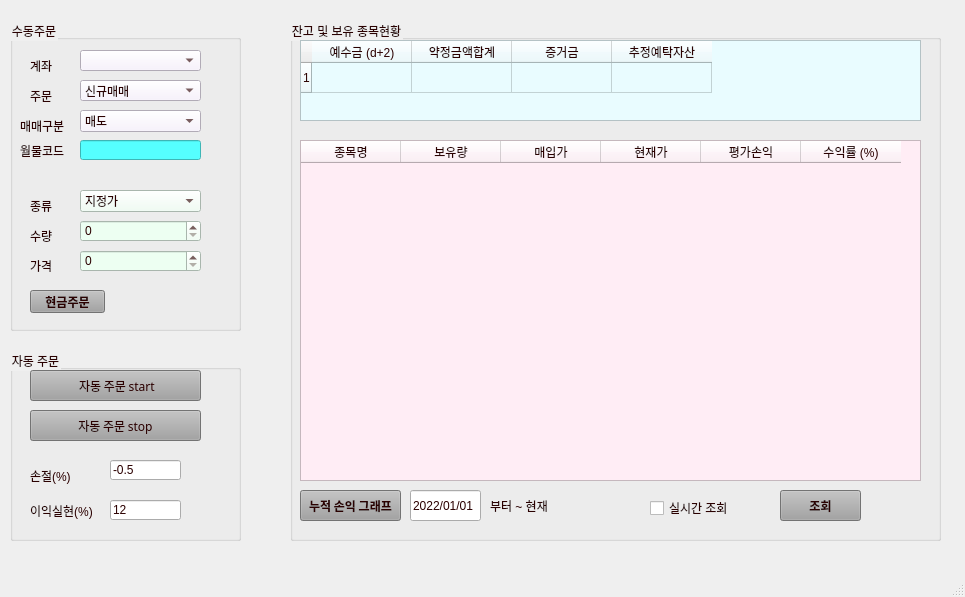
<?xml version="1.0" encoding="UTF-8"?>
<ui version="4.0">
 <class>MainWindow</class>
 <widget class="QMainWindow" name="MainWindow">
  <property name="geometry">
   <rect>
    <x>0</x>
    <y>0</y>
    <width>965</width>
    <height>597</height>
   </rect>
  </property>
  <property name="windowTitle">
   <string>선물 자동/수동 거래 모니터링 시스템</string>
  </property>
  <property name="windowIcon">
   <iconset>
    <normaloff>pytrader.png</normaloff>pytrader.png</iconset>
  </property>
  <property name="styleSheet">
   <string notr="true">color: rgb(43, 0, 0);
</string>
  </property>
  <property name="unifiedTitleAndToolBarOnMac">
   <bool>false</bool>
  </property>
  <widget class="QWidget" name="centralwidget">
   <widget class="QGroupBox" name="groupBox">
    <property name="geometry">
     <rect>
      <x>10</x>
      <y>20</y>
      <width>231</width>
      <height>311</height>
     </rect>
    </property>
    <property name="styleSheet">
     <string notr="true"/>
    </property>
    <property name="title">
     <string>수동주문</string>
    </property>
    <widget class="QLabel" name="label">
     <property name="geometry">
      <rect>
       <x>20</x>
       <y>40</y>
       <width>56</width>
       <height>12</height>
      </rect>
     </property>
     <property name="text">
      <string>계좌</string>
     </property>
    </widget>
    <widget class="QLabel" name="label_2">
     <property name="geometry">
      <rect>
       <x>20</x>
       <y>70</y>
       <width>56</width>
       <height>12</height>
      </rect>
     </property>
     <property name="text">
      <string>주문</string>
     </property>
    </widget>
    <widget class="QLabel" name="label_3">
     <property name="geometry">
      <rect>
       <x>10</x>
       <y>120</y>
       <width>56</width>
       <height>21</height>
      </rect>
     </property>
     <property name="text">
      <string>월물코드</string>
     </property>
    </widget>
    <widget class="QLabel" name="label_4">
     <property name="geometry">
      <rect>
       <x>20</x>
       <y>180</y>
       <width>56</width>
       <height>12</height>
      </rect>
     </property>
     <property name="text">
      <string>종류</string>
     </property>
    </widget>
    <widget class="QLabel" name="label_5">
     <property name="geometry">
      <rect>
       <x>20</x>
       <y>210</y>
       <width>56</width>
       <height>12</height>
      </rect>
     </property>
     <property name="text">
      <string>수량</string>
     </property>
    </widget>
    <widget class="QLabel" name="label_6">
     <property name="geometry">
      <rect>
       <x>20</x>
       <y>240</y>
       <width>56</width>
       <height>12</height>
      </rect>
     </property>
     <property name="text">
      <string>가격</string>
     </property>
    </widget>
    <widget class="QComboBox" name="comboBox">
     <property name="geometry">
      <rect>
       <x>70</x>
       <y>30</y>
       <width>121</width>
       <height>21</height>
      </rect>
     </property>
     <property name="styleSheet">
      <string notr="true">background-color: rgb(248, 240, 255);</string>
     </property>
    </widget>
    <widget class="QComboBox" name="comboBox_2">
     <property name="geometry">
      <rect>
       <x>70</x>
       <y>60</y>
       <width>121</width>
       <height>21</height>
      </rect>
     </property>
     <property name="styleSheet">
      <string notr="true">background-color: rgb(248, 240, 255);</string>
     </property>
     <item>
      <property name="text">
       <string>신규매매</string>
      </property>
     </item>
     <item>
      <property name="text">
       <string>정정</string>
      </property>
     </item>
     <item>
      <property name="text">
       <string>취소</string>
      </property>
     </item>
    </widget>
    <widget class="QComboBox" name="comboBox_3">
     <property name="geometry">
      <rect>
       <x>70</x>
       <y>170</y>
       <width>121</width>
       <height>22</height>
      </rect>
     </property>
     <property name="styleSheet">
      <string notr="true">background-color: rgb(237, 255, 242);</string>
     </property>
     <item>
      <property name="text">
       <string>지정가</string>
      </property>
     </item>
     <item>
      <property name="text">
       <string>시장가</string>
      </property>
     </item>
    </widget>
    <widget class="QLineEdit" name="lineEdit_2">
     <property name="geometry">
      <rect>
       <x>70</x>
       <y>120</y>
       <width>121</width>
       <height>20</height>
      </rect>
     </property>
     <property name="styleSheet">
      <string notr="true">background-color: rgb(85, 255, 255);</string>
     </property>
    </widget>
    <widget class="QSpinBox" name="spinBox">
     <property name="geometry">
      <rect>
       <x>70</x>
       <y>200</y>
       <width>121</width>
       <height>22</height>
      </rect>
     </property>
     <property name="styleSheet">
      <string notr="true">background-color: rgb(237, 255, 242);</string>
     </property>
    </widget>
    <widget class="QSpinBox" name="spinBox_2">
     <property name="geometry">
      <rect>
       <x>70</x>
       <y>230</y>
       <width>121</width>
       <height>22</height>
      </rect>
     </property>
     <property name="styleSheet">
      <string notr="true">background-color: rgb(237, 255, 242);</string>
     </property>
     <property name="maximum">
      <number>1000000</number>
     </property>
     <property name="singleStep">
      <number>500</number>
     </property>
    </widget>
    <widget class="QPushButton" name="pushButton">
     <property name="geometry">
      <rect>
       <x>20</x>
       <y>270</y>
       <width>75</width>
       <height>23</height>
      </rect>
     </property>
     <property name="font">
      <font>
       <family>Agency FB</family>
       <weight>75</weight>
       <bold>true</bold>
      </font>
     </property>
     <property name="styleSheet">
      <string notr="true">background-color: rgb(161, 161, 161);</string>
     </property>
     <property name="text">
      <string>현금주문</string>
     </property>
    </widget>
    <widget class="QLabel" name="label_9">
     <property name="geometry">
      <rect>
       <x>10</x>
       <y>100</y>
       <width>56</width>
       <height>12</height>
      </rect>
     </property>
     <property name="text">
      <string>매매구분</string>
     </property>
    </widget>
    <widget class="QComboBox" name="comboBox_4">
     <property name="geometry">
      <rect>
       <x>70</x>
       <y>90</y>
       <width>121</width>
       <height>22</height>
      </rect>
     </property>
     <property name="styleSheet">
      <string notr="true">background-color: rgb(248, 240, 255);</string>
     </property>
     <item>
      <property name="text">
       <string>매도</string>
      </property>
     </item>
     <item>
      <property name="text">
       <string>매수</string>
      </property>
     </item>
    </widget>
   </widget>
   <widget class="QGroupBox" name="groupBox_2">
    <property name="geometry">
     <rect>
      <x>290</x>
      <y>20</y>
      <width>651</width>
      <height>521</height>
     </rect>
    </property>
    <property name="title">
     <string>잔고 및 보유 종목현황</string>
    </property>
    <widget class="QTableWidget" name="tableWidget">
     <property name="geometry">
      <rect>
       <x>10</x>
       <y>20</y>
       <width>621</width>
       <height>81</height>
      </rect>
     </property>
     <property name="styleSheet">
      <string notr="true">background-color: rgb(233, 252, 255);</string>
     </property>
     <property name="rowCount">
      <number>1</number>
     </property>
     <row/>
     <column>
      <property name="text">
       <string>예수금 (d+2)</string>
      </property>
     </column>
     <column>
      <property name="text">
       <string>약정금액합계</string>
      </property>
     </column>
     <column>
      <property name="text">
       <string>증거금</string>
      </property>
     </column>
     <column>
      <property name="text">
       <string>추정예탁자산</string>
      </property>
     </column>
    </widget>
    <widget class="QTableWidget" name="tableWidget_2">
     <property name="geometry">
      <rect>
       <x>10</x>
       <y>120</y>
       <width>621</width>
       <height>341</height>
      </rect>
     </property>
     <property name="styleSheet">
      <string notr="true">background-color: rgb(255, 237, 245);</string>
     </property>
     <column>
      <property name="text">
       <string>종목명</string>
      </property>
     </column>
     <column>
      <property name="text">
       <string>보유량</string>
      </property>
     </column>
     <column>
      <property name="text">
       <string>매입가</string>
      </property>
     </column>
     <column>
      <property name="text">
       <string>현재가</string>
      </property>
     </column>
     <column>
      <property name="text">
       <string>평가손익</string>
      </property>
     </column>
     <column>
      <property name="text">
       <string>수익률 (%)</string>
      </property>
     </column>
    </widget>
    <widget class="QCheckBox" name="checkBox">
     <property name="geometry">
      <rect>
       <x>360</x>
       <y>480</y>
       <width>81</width>
       <height>16</height>
      </rect>
     </property>
     <property name="text">
      <string>실시간 조회</string>
     </property>
    </widget>
    <widget class="QPushButton" name="pushButton_2">
     <property name="geometry">
      <rect>
       <x>490</x>
       <y>470</y>
       <width>81</width>
       <height>31</height>
      </rect>
     </property>
     <property name="font">
      <font>
       <family>Agency FB</family>
       <weight>75</weight>
       <bold>true</bold>
      </font>
     </property>
     <property name="styleSheet">
      <string notr="true">background-color: rgb(161, 161, 161);</string>
     </property>
     <property name="text">
      <string>조회</string>
     </property>
     <property name="autoDefault">
      <bool>true</bool>
     </property>
     <property name="default">
      <bool>false</bool>
     </property>
     <property name="flat">
      <bool>false</bool>
     </property>
    </widget>
    <widget class="QPushButton" name="pushButton_5">
     <property name="geometry">
      <rect>
       <x>10</x>
       <y>470</y>
       <width>101</width>
       <height>31</height>
      </rect>
     </property>
     <property name="font">
      <font>
       <family>Agency FB</family>
       <weight>75</weight>
       <bold>true</bold>
      </font>
     </property>
     <property name="styleSheet">
      <string notr="true">background-color: rgb(161, 161, 161);</string>
     </property>
     <property name="text">
      <string>누적 손익 그래프</string>
     </property>
    </widget>
    <widget class="QLineEdit" name="lineEdit_4">
     <property name="geometry">
      <rect>
       <x>120</x>
       <y>470</y>
       <width>71</width>
       <height>31</height>
      </rect>
     </property>
     <property name="text">
      <string>2022/01/01</string>
     </property>
    </widget>
    <widget class="QLabel" name="label_10">
     <property name="geometry">
      <rect>
       <x>200</x>
       <y>470</y>
       <width>71</width>
       <height>31</height>
      </rect>
     </property>
     <property name="text">
      <string>부터 ~ 현재</string>
     </property>
    </widget>
   </widget>
   <widget class="QGroupBox" name="groupBox_3">
    <property name="geometry">
     <rect>
      <x>10</x>
      <y>350</y>
      <width>231</width>
      <height>191</height>
     </rect>
    </property>
    <property name="styleSheet">
     <string notr="true"/>
    </property>
    <property name="title">
     <string>자동 주문</string>
    </property>
    <widget class="QPushButton" name="pushButton_3">
     <property name="geometry">
      <rect>
       <x>20</x>
       <y>20</y>
       <width>171</width>
       <height>31</height>
      </rect>
     </property>
     <property name="font">
      <font>
       <family>HY견고딕</family>
       <weight>50</weight>
       <bold>false</bold>
      </font>
     </property>
     <property name="styleSheet">
      <string notr="true">background-color: rgb(161, 161, 161);</string>
     </property>
     <property name="text">
      <string> 자동 주문 start</string>
     </property>
    </widget>
    <widget class="QPushButton" name="pushButton_4">
     <property name="geometry">
      <rect>
       <x>20</x>
       <y>60</y>
       <width>171</width>
       <height>31</height>
      </rect>
     </property>
     <property name="font">
      <font>
       <family>HY견고딕</family>
       <weight>50</weight>
       <bold>false</bold>
      </font>
     </property>
     <property name="styleSheet">
      <string notr="true">background-color: rgb(161, 161, 161);</string>
     </property>
     <property name="text">
      <string>자동 주문 stop</string>
     </property>
    </widget>
    <widget class="QLabel" name="label_7">
     <property name="geometry">
      <rect>
       <x>20</x>
       <y>110</y>
       <width>51</width>
       <height>31</height>
      </rect>
     </property>
     <property name="text">
      <string>손절(%)</string>
     </property>
     <property name="alignment">
      <set>Qt::AlignLeading|Qt::AlignLeft|Qt::AlignVCenter</set>
     </property>
    </widget>
    <widget class="QLineEdit" name="lineEdit">
     <property name="geometry">
      <rect>
       <x>100</x>
       <y>110</y>
       <width>71</width>
       <height>20</height>
      </rect>
     </property>
     <property name="text">
      <string>-0.5</string>
     </property>
    </widget>
    <widget class="QLabel" name="label_8">
     <property name="geometry">
      <rect>
       <x>20</x>
       <y>150</y>
       <width>71</width>
       <height>21</height>
      </rect>
     </property>
     <property name="text">
      <string>이익실현(%)</string>
     </property>
     <property name="textFormat">
      <enum>Qt::PlainText</enum>
     </property>
    </widget>
    <widget class="QLineEdit" name="lineEdit_3">
     <property name="geometry">
      <rect>
       <x>100</x>
       <y>150</y>
       <width>71</width>
       <height>20</height>
      </rect>
     </property>
     <property name="text">
      <string>12</string>
     </property>
    </widget>
   </widget>
  </widget>
  <widget class="QMenuBar" name="menubar">
   <property name="geometry">
    <rect>
     <x>0</x>
     <y>0</y>
     <width>965</width>
     <height>21</height>
    </rect>
   </property>
  </widget>
  <widget class="QStatusBar" name="statusbar"/>
 </widget>
 <resources/>
 <connections/>
</ui>
